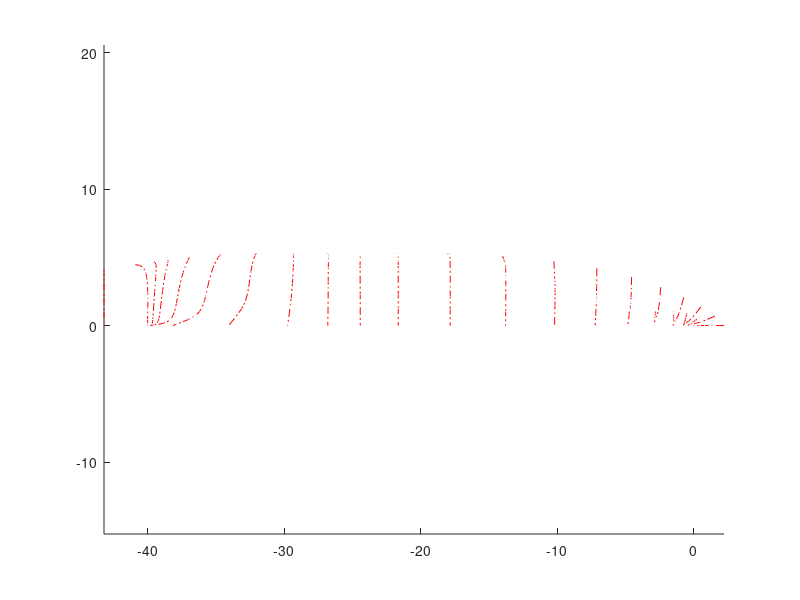
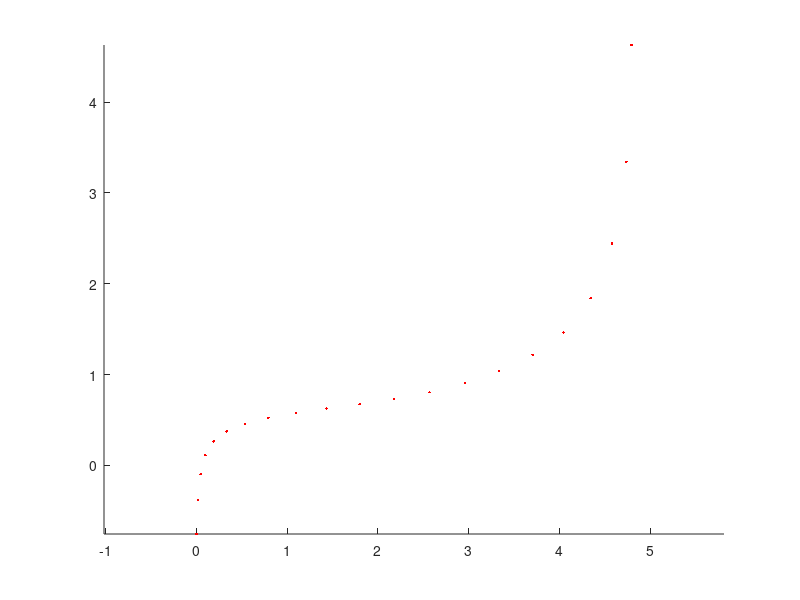

The MATLAB source for these figures, in order:
x = load('TrawlerOffset_x.dat');
y = load('TrawlerOffset_y.dat');
z = load('TrawlerOffset_z.dat');

figure; hold on;
for i=1:length(x)
    plot3(x(i,:),y(i,:),z(i,:),'r-.'); 
%     pause(1)
end
axis equal

figure; hold on;
j = 4;
plot(y(j,:),z(j,:),'r.')
axis equal